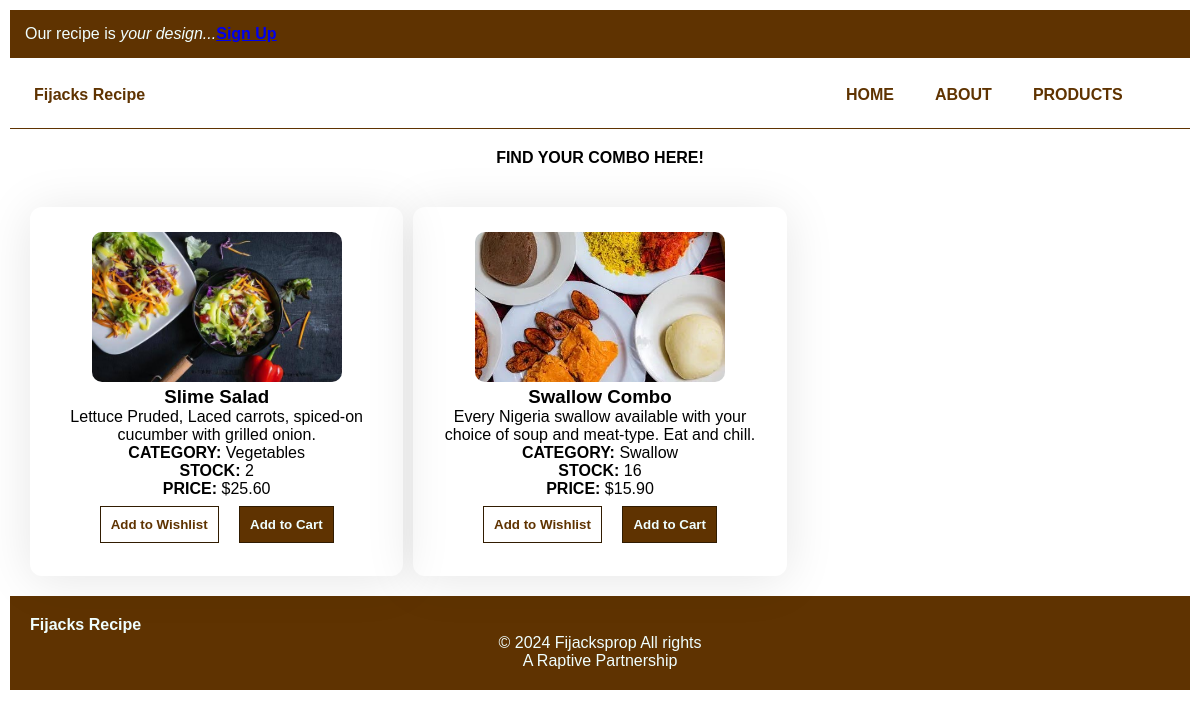
The app's page /menu/ with its own data.
### FoodApp/models.py (models this page shows)
class Menu(models.Model):
    img = models.ImageField(upload_to='images/foodsite_img', null=True, blank=True)
    name = models.CharField(max_length=20, default='Enter a name')
    description = models.CharField(max_length=100, default='Describe your product')
    category = models.ForeignKey(Category, on_delete=models.DO_NOTHING)
    price = models.DecimalField(max_digits=10, decimal_places=2)
    stock = models.PositiveIntegerField()
    date_created = models.DateTimeField(auto_now_add=True)
    date_updated = models.DateTimeField(auto_now=False)
    active_status = models.BooleanField()

class Category(models.Model):
     name = models.CharField(max_length=15)
     img = models.ImageField(upload_to='images/foodsite_img', null=True, blank=True)
     description = models.CharField(max_length=30)

### FoodApp/views.py (the view)
# urls.py: path('menu/', views.menu_list, name='menu'),
def menu_list(request):
    menu = Menu.objects.all()
    return render(request, 'food/FoodRecipe.html', {'menu': menu})

### FoodApp/templates/food/FoodRecipe.html (shortened to what this page needs)
{% load static %}
<!DOCTYPE html>
<html lang="en">
<head>
    <link rel="stylesheet" href="{% static 'FoodRecipe.css'%}">
</head>
<body>
    <header>
        <div class="header-top">
            <p>Our recipe is <em>your design...</em><a href="www.signup.com">Sign Up</a></p>
        </div> <br>
        <div class="header-main">
            <div class="header-topic">
                <p>Fijacks Recipe</p>
            </div>
            <div>
                <nav>
                    <ul class="link-list">
                        <li><a href="{% url "home" %}">HOME</a></li>
                        <li><a href="about.com">ABOUT</a></li>
                        <li><a href="recipe.com">PRODUCTS</a></li>
                    </ul>
                </nav>
            </div>
        </div>
    </header>
    <div class="bottom-head">
        <p>FIND YOUR COMBO HERE!</p>
    </div>
<div class="contain1">
    {% for stuff in menu %}
    <div class="body-cont">
        <img src={{ stuff.img.url }} alt="saladine">
        <h3>{{ stuff.name }}</h3>
        <p>{{ stuff.description }}</p>
        <p><b>CATEGORY:</b> {{ stuff.category.name }}</p>
        <p><b>STOCK:</b> {{ stuff.stock }}</p>
        <p><b>PRICE:</b> ${{ stuff.price }}</p>
        <button id="b1">Add to Wishlist</button> <button id="b2">Add to Cart</button>
    </div>
    {% endfor %}
</div>
    <footer>
        <div class="footer-topic">
            <p>Fijacks Recipe</p>
        </div>
        <div class="footer-list">
            <ul>
                <li>&copy; 2024 Fijacksprop All rights</li>
                <li>A Raptive Partnership</li>
            </ul>
        </div>
    </footer>
</body>
</html>

### FoodApp/static/FoodRecipe.css (style rules this page uses)
* { margin: 0; padding: 0; box-sizing: border-box; }
.header-top { background-color: #5f3301; padding: 15px; }
.header-top p { color: azure; }
.header-top em { font-family: 'Gill Sans', 'Gill Sans MT', Calibri, 'Trebuchet MS', sans-serif; }
.header-top a { font-weight: bolder; }
.header-main { font-weight: bolder; padding: 24px; padding-top: 10px; border-bottom: #5f3301 solid 1px; }
.header-topic { color:#5f3301; float: left; }
nav { display: flex; margin-left: 800px; }
.link-list { list-style: none; display: flex; gap: 17px; }
.link-list a { color: #5f3301; text-decoration: none; font-size: 16px; text-align: right; padding: 12px; }
body { font-family: Arial, Helvetica, sans-serif; margin: 10px; }
.bottom-head p { text-align: center; margin: solid 2px; padding: 20px; font-weight: bolder; }
.contain1 { display: grid; grid-template-columns: repeat(auto-fill, minmax(300px, 1fr)); padding: 15px; }
.body-cont { border-radius: 12px; box-shadow: 0 4px 50px rgba(0, 0, 0, 0.1); padding: 25px; margin: 5px; text-align: center; }
.body-cont img { width: 250px; height: 150px; object-fit: cover; border-radius: 10px; }
#b1 { color: #5f3301; background-color: white; padding: 10px; margin: 8px; border: solid 1px rgb(49, 28, 1); font-weight: bolder; }
#b2 { color: azure; background-color: #5f3301; padding: 10px; margin: 8px; border: solid 1px rgb(49, 28, 1); font-weight: bolder; }
footer { background-color: #5f3301; padding: 20px; }
.footer-topic { color:azure; font-weight: bolder; }
.footer-list ul li { list-style: none; text-decoration: none; color: azure; text-align: center; }
.login-input #password, button, .signup-input #email, #confirm-pass, #Last, #password { margin-top: 10px; }

### records on screen
Menu: img (picture), name "Slime Salad", description "Lettuce Pruded, Laced carrots, spiced-on cucumber with grilled onion.", category.name "Vegetables", stock "2", price "25.60"
Menu: img (picture), name "Swallow Combo", description "Every Nigeria swallow available with your choice of soup and meat-type. Eat and chill.", category.name "Swallow", stock "16", price "15.90"
